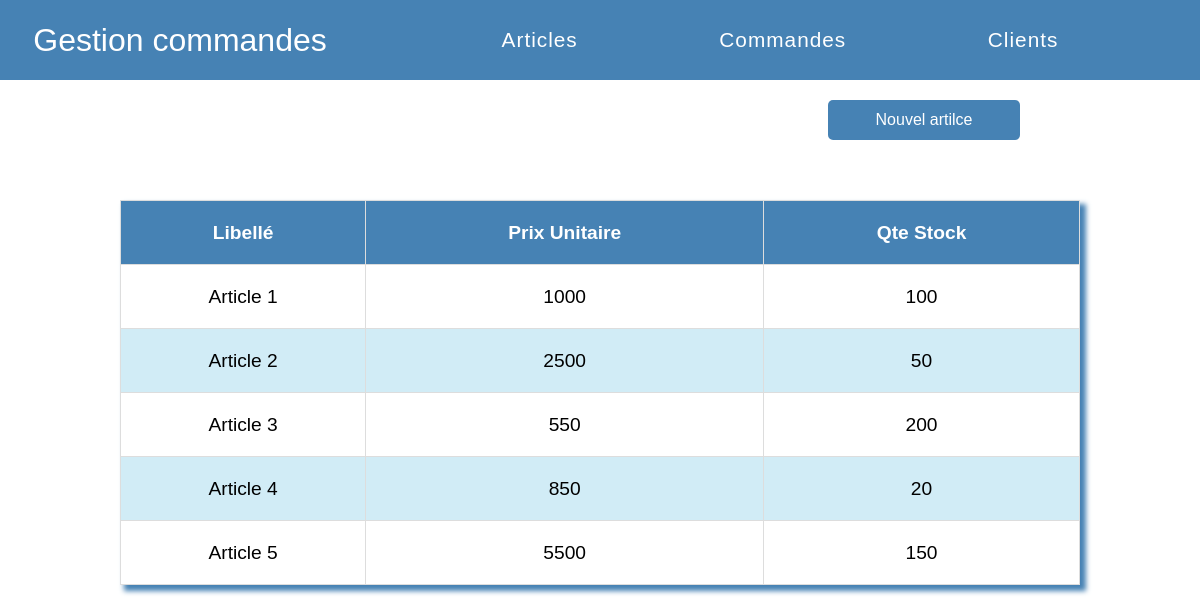
The page / on the database its author committed.
### tables this page shows
CREATE TABLE `article` (
  `id_art` int(11) NOT NULL,
  `libelle_art` varchar(15) DEFAULT NULL,
  `prix_unitaire` varchar(10) DEFAULT NULL,
  `qtestock` int(11) DEFAULT NULL
);

### config/helpers.php (called while the page is built, shortened)
<?php
function loadView(string $view, array $data=[], $layout="base"){
    extract($data);
    require_once("../views/".$view.".html.php");
    $contentForView = ob_get_clean();
    require_once("../views/layout/".$layout.".layout.php");
}
function path(string $controller, string $action){
    return WEBROOT."/?controller=$controller&action=$action";
}

### public/index.php (called while the page is built, shortened)
<?php
    require_once(ROOT."/config/rooter.php");

### models/article.model.php (called while the page is built, shortened)
<?php
function findAllArticles():array{
    $sql = "SELECT * FROM article";
    $data = [];
    $servername = "localhost";
    $username = "root";
    $password = "";
    $dbname = "gestioncommande";
    try {
        $connex = new PDO ("mysql:host=$servername;dbname=$dbname", $username, $password);
        $connex->setAttribute(PDO::ATTR_ERRMODE, PDO::ERRMODE_EXCEPTION);
        $connex->setAttribute(PDO::ATTR_DEFAULT_FETCH_MODE, PDO::FETCH_ASSOC);
        $statement = $connex->prepare($sql);
        $statement->execute();
        $data = $statement->fetchAll();
    } catch (PDOException $e) {
        echo "Erreur : ". $e->getMessage();
    }
    return $data;
};

### views/articles/article.html.php (the view)
<div class="New-chosen">
        <button><a href="<?=path('article', 'ajout-article')?>">Nouvel artilce</a></button>
</div>
<table class="table1">
    <tr class="tr1">
        <th class="th1">Libellé</th>
        <th class="th1">Prix Unitaire</th>
        <th class="th1">Qte Stock</th>
    </tr>
    <?php foreach ($articles as $article):?>
    <tr class="tr1">
        <td class="td1"> <?= $article["libelle_art"] ?> </td>
        <td class="td1"> <?= $article["prix_unitaire"] ?> </td>
        <td class="td1"> <?= $article["qtestock"] ?> </td>
    </tr>
    <?php endforeach?>
</table>

### config/rooter.php
<?php
if (isset($_REQUEST["controller"])) {
    if ($_REQUEST["controller"] == "article") {
        require_once("../controllers/article.controller.php");
    } else if($_REQUEST["controller"] == "commande") {
        require_once("../controllers/commande.controller.php");
    } else if($_REQUEST["controller"] == "client") {
        require_once("../controllers/client.controller.php");
    }
}
else {
    require_once("../controllers/article.controller.php");
}

### controllers/article.controller.php
<?php
if (isset($_REQUEST['action'])) {
    if ($_REQUEST['action'] == "show-articles") {
        $articles = findAllArticles();
        loadView("articles/article", ["articles" => $articles]);
    }
    else if ($_REQUEST['action'] == "ajout-article") {
        loadView("articles/ajout-article");
    }
    else if ($_REQUEST['action'] == "new-article") {
        unset($_POST["controller"]);
        unset($_POST["action"]);
        AddArticle($_POST);
        header('Location:'.WEBROOT."/?controller=article&action=show-articles");
    }
    else if ($_REQUEST['action'] == "detail-cmd") {
        $articlesBycmds = findArticlesByCmd($_REQUEST['id']);
        loadView("commandes/detail-cmd", ["articlesBycmds" => $articlesBycmds]);
    }
}
else {
    $articles = findAllArticles();
    loadView("articles/article", ["articles" => $articles]);
}

### views/layout/base.layout.php (shortened to what this page needs)
<!DOCTYPE html>
<html lang="fr">
<head>
    <link rel="stylesheet" href="<?=WEBROOT;?>/css/style.css">
</head>
<body>
    <?php
    require_once("../views/partials/menu.html.php");
    echo $contentForView;
    ?>
</body>
</html>

### views/partials/menu.html.php
<header class="navbar">
    <div class="navtitle">
        <p> Gestion commandes </p>
    </div>
    <nav class="navmenu">
        <ul>
            <li> <a href="<?=path('article', 'show-articles')?>"> Articles </a></li>
            <li> <a href="<?=path('commande', 'show-commandes')?>"> Commandes </a></li>
            <li> <a href="<?=path('client', 'show-clients')?>"> Clients </a> </li>
        </ul>
    </nav>
</header>

### public/css/style.css (style rules this page uses)
* { margin: 0; padding: 0; box-sizing: border-box; }
body { width: 100%; height: 100%; display: flex; font-family: 'Gill Sans', 'Gill Sans MT', Calibri, 'Trebuchet MS', sans-serif; flex-direction: column; align-items: center; }
.navbar { width: 100%; height: 5rem; background-color: rgb(70, 130, 180); color: #fff; display: flex; justify-content: space-around; align-items: center; }
.navtitle { width: 30%; height: 100%; display: flex; justify-content: center; align-items: center; font-size: 2rem; align-items: center; }
.navmenu { width: 70%; height: 100%; display: flex; align-items: center; }
.navmenu ul { width: 100%; height: 100%; display: flex; justify-content: space-evenly; align-items: center; list-style-type: none; }
.navmenu ul li { display: inline; font-size: 1.3rem; }
.navmenu li a { color: #fff; text-decoration: none; letter-spacing: 1px; }
.table1 { position: absolute; top: 25%; border-collapse: collapse; width: 80%; height: auto; box-shadow: 5px 5px 5px 1px rgb(70, 130, 180); }
.th1 { height: 4rem; font-size: 1.2rem; color: #fff; background-color: rgb(70, 130, 180); border: 1px solid #dddddd; text-align: center; }
.td1 { height: 4rem; font-size: 1.2rem; border: 1px solid #dddddd; text-align: center; }
.tr1:nth-child(odd) { background-color: rgb(209, 236, 246); }
.New-chosen { width: 80%; height: 5rem; display: flex; justify-content: end; align-items: center; padding-right: 5%; }
.New-chosen>button { width: 12rem; height: 2.5rem; font-size: 1rem; border: none; border-radius: 5px; background-color: rgb(70, 130, 180); }
.New-chosen>button a { color: #fff; text-decoration: none; }

### rows shown on the page
article: libelle_art "Article 1", prix_unitaire "1000", qtestock "100"
article: libelle_art "Article 2", prix_unitaire "2500", qtestock "50"
article: libelle_art "Article 3", prix_unitaire "550", qtestock "200"
article: libelle_art "Article 4", prix_unitaire "850", qtestock "20"
article: libelle_art "Article 5", prix_unitaire "5500", qtestock "150"
